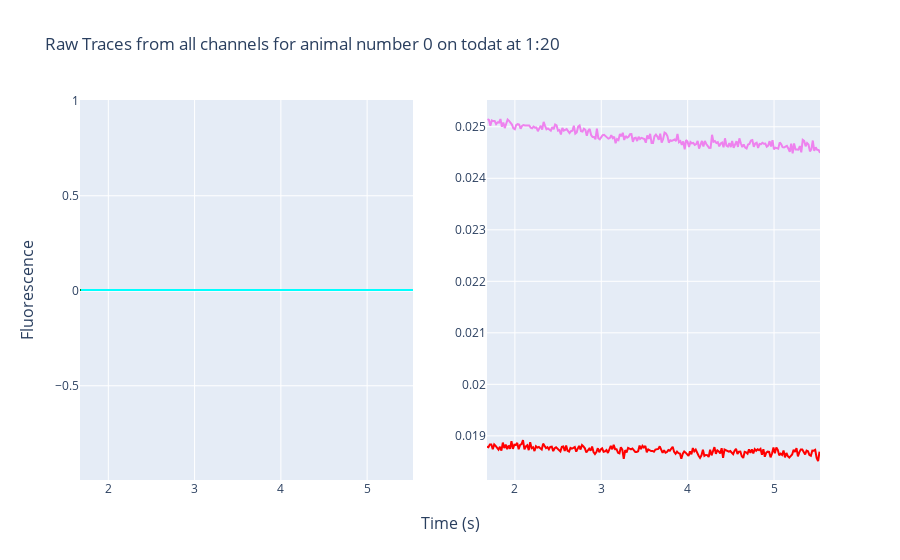

The code cell stored with this chart in its notebook:
### Code cell
fiber_objs['test'].raw_signal_trace()
# print(obj_selecta.value[0])
##LEFT OFF HERE
# Successfully added obj to dict using gui
# Begin to build gui and display
# Figure out how to erase entries and allow for additional fiber obj creations

### Figure 1 — Plotly figure (JSON) as saved in the notebook; plotly's stock layout.template omitted (floating-point values rounded to 4 significant figures; data arrays with more than 128 entries replaced by an {"elided": "..."} marker saying what was removed)
{"data": [{"line": {"color": "Green"}, "mode": "lines", "name": "f1Green", "showlegend": false, "text": "f1Green", "type": "scatter", "x": {"elided": "232 float values"}, "xaxis": "x", "y": {"elided": "232 float values"}, "yaxis": "y"}, {"line": {"color": "Cyan"}, "mode": "lines", "name": "green_iso", "showlegend": false, "text": "green_iso", "type": "scatter", "x": {"elided": "232 float values"}, "xaxis": "x", "y": {"elided": "232 float values"}, "yaxis": "y"}, {"line": {"color": "Red"}, "mode": "lines", "name": "f1Red", "showlegend": false, "text": "f1Red", "type": "scatter", "x": {"elided": "232 float values"}, "xaxis": "x2", "y": {"elided": "232 float values"}, "yaxis": "y2"}, {"line": {"color": "Violet"}, "mode": "lines", "name": "red_iso", "showlegend": false, "text": "red_iso", "type": "scatter", "x": {"elided": "232 float values"}, "xaxis": "x2", "y": {"elided": "232 float values"}, "yaxis": "y2"}], "layout": {"annotations": [{"font": {"size": 16}, "showarrow": false, "text": "Time (s)", "x": 0.5, "xanchor": "center", "xref": "paper", "y": 0, "yanchor": "top", "yref": "paper", "yshift": -30}, {"font": {"size": 16}, "showarrow": false, "text": "Fluorescence", "textangle": -90, "x": 0, "xanchor": "right", "xref": "paper", "xshift": -40, "y": 0.5, "yanchor": "middle", "yref": "paper"}], "autosize": true, "title": {"text": "Raw Traces from all channels for animal number 0 on todat at 1:20"}, "xaxis": {"anchor": "y", "autorange": true, "domain": [0, 0.45], "range": [1.672, 5.532], "type": "linear"}, "xaxis2": {"anchor": "y2", "autorange": true, "domain": [0.55, 1], "range": [1.677, 5.532], "type": "linear"}, "yaxis": {"anchor": "x", "autorange": true, "domain": [0, 1], "range": [-0.9961, 1.004], "type": "linear"}, "yaxis2": {"anchor": "x2", "autorange": true, "domain": [0, 1], "range": [0.01814, 0.02552], "type": "linear"}}}
